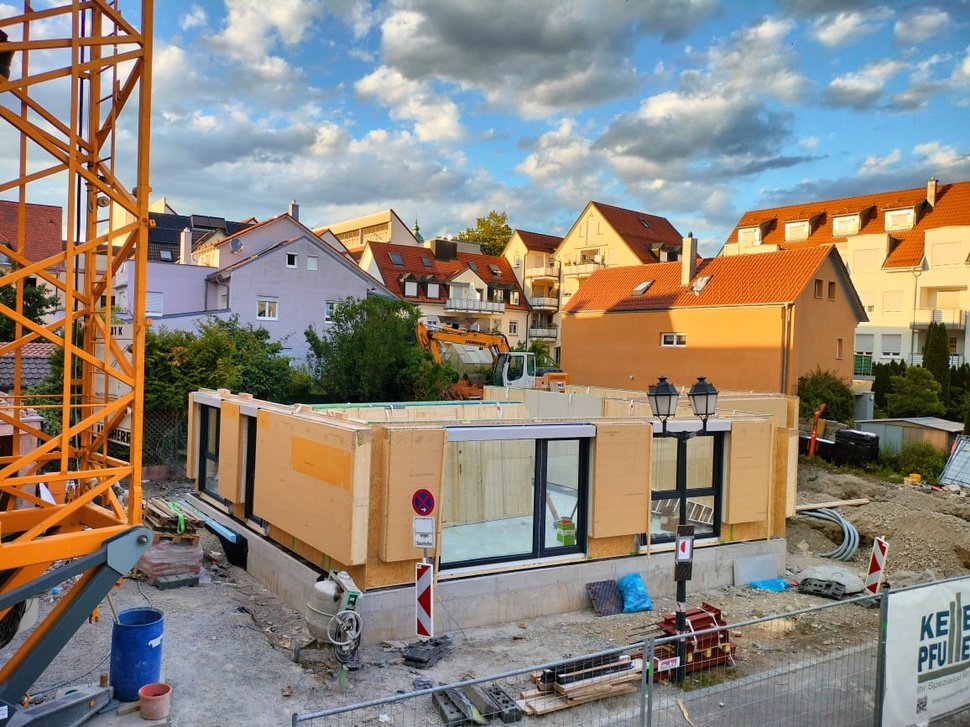
#> input picture Stage_3/images/Image1.jpeg, 970 x 727 px, shrunk from 1156 x 867 before the run, found by its file name
$ python task9_Epipolar_Geomoetry.py
#> lines starting #> are read from the running program, lines starting #| are printed output that depends on the picture; after the words box and inside, x2 and y2 are one past the last pixel; in counts of white or black regions, pixels touching at a corner belong together
import cv2
import numpy as np
import os

# =====================================================
# TASK 9 - EPIPOLAR GEOMETRY VISUALIZATION
# =====================================================

BASE_DIR = os.path.dirname(os.path.abspath(__file__))

IMAGE_DIR = os.path.join(BASE_DIR, "images")
RESULT_DIR = os.path.join(BASE_DIR, "results")

os.makedirs(RESULT_DIR, exist_ok=True)

# -----------------------------------------------------
# Load Images
# -----------------------------------------------------

img1 = cv2.imread(r"D:\rwu\rwu jobs\TwinCube\Stage_3\images\Image1.jpeg")
#> img1 is the input picture: shape (727, 970, 3); mean B, G, R 123, 133.9, 142.1
img2 = cv2.imread(r"D:\rwu\rwu jobs\TwinCube\Stage_3\images\Image2.jpeg")
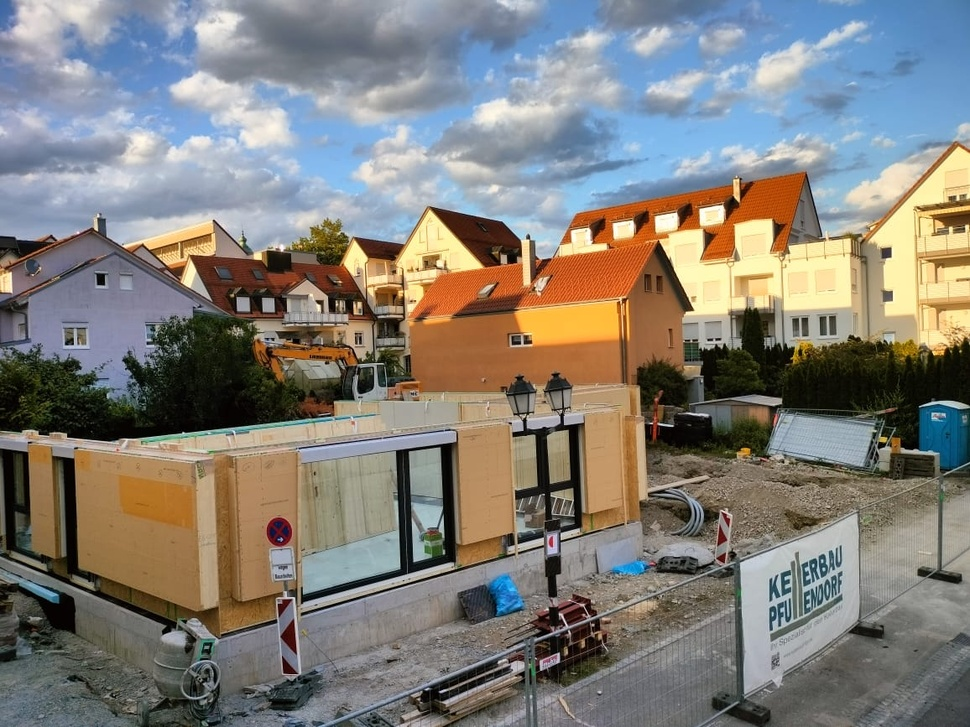
#> input picture Stage_3/images/image2.jpeg, 970 x 727 px, shrunk from 1156 x 867 before the run, found by its file name
#> img2 is the input picture: shape (727, 970, 3); mean B, G, R 121.5, 127.2, 130

gray1 = cv2.cvtColor(img1, cv2.COLOR_BGR2GRAY)
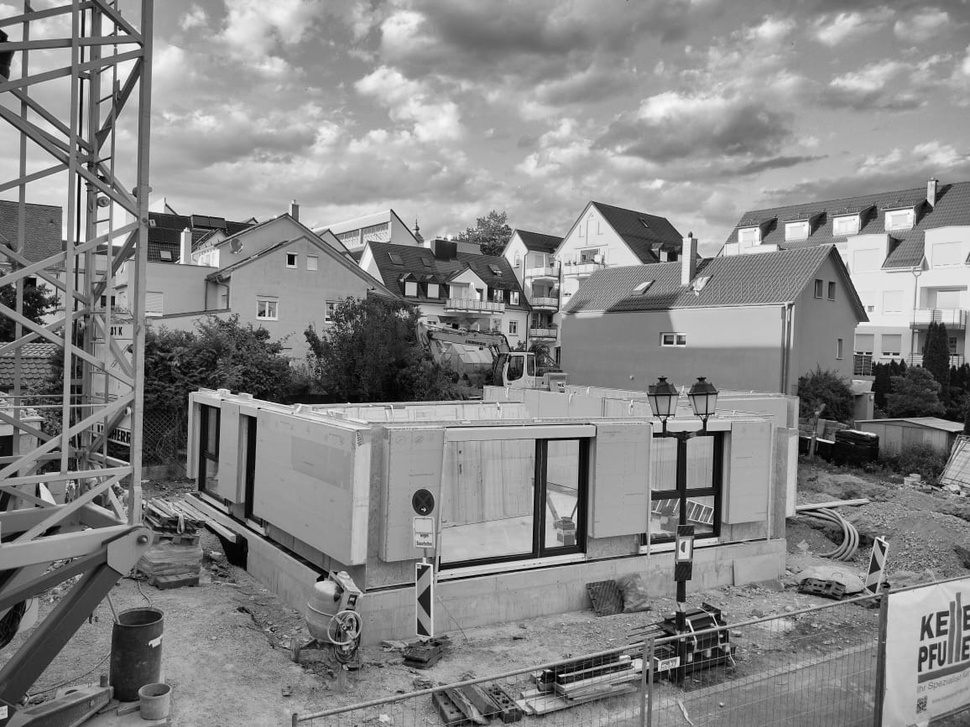
#> gray1: shape (727, 970); min 0, max 254, mean 135.1
gray2 = cv2.cvtColor(img2, cv2.COLOR_BGR2GRAY)
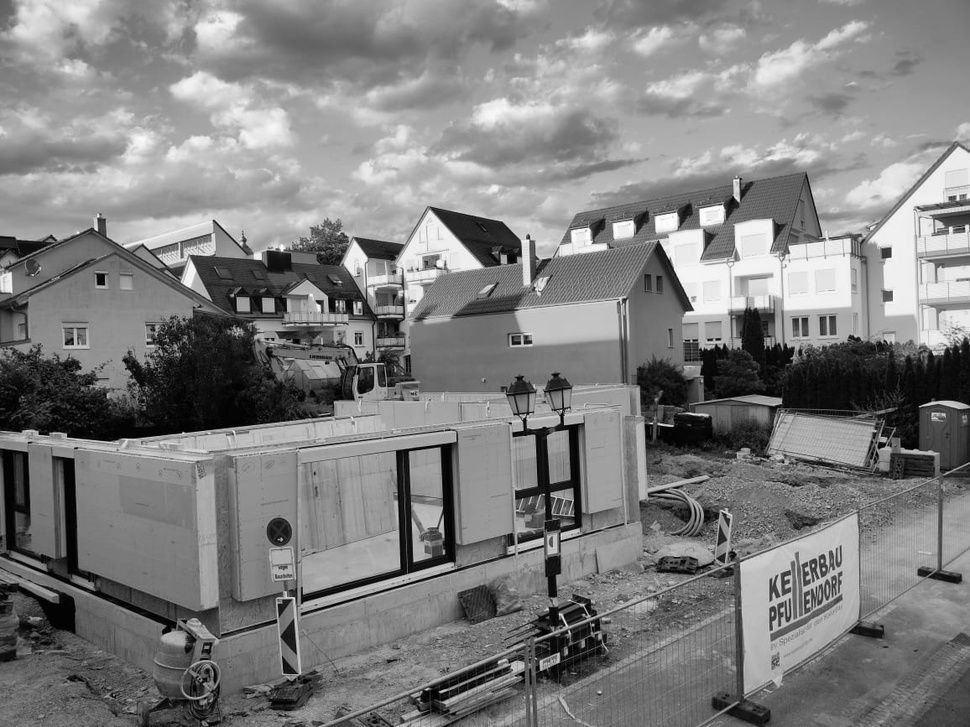
#> gray2: shape (727, 970); min 0, max 254, mean 127.4

# -----------------------------------------------------
# ORB Features
# -----------------------------------------------------

orb = cv2.ORB_create(1000)

kp1, des1 = orb.detectAndCompute(gray1, None)
#> kp1 = 1000 keypoints; strongest (x, y, size): (289, 263, 37.2), (291, 262, 44.6), (678, 658, 31), (690, 631, 31)
kp2, des2 = orb.detectAndCompute(gray2, None)
#> kp2 = 1000 keypoints; strongest (x, y, size): (562, 538, 31), (527, 237, 31), (293, 597, 31), (691, 308, 44.6)

# -----------------------------------------------------
# BF Matcher
# -----------------------------------------------------

bf = cv2.BFMatcher(cv2.NORM_HAMMING, crossCheck=True)

matches = bf.match(des1, des2)
#> matches = 469 matches
matches = sorted(matches, key=lambda x: x.distance)

# -----------------------------------------------------
# Matched Points
# -----------------------------------------------------

pts1 = np.float32([kp1[m.queryIdx].pt for m in matches])
#> pts1 = 469 pairs, first value 38 to 936, second value 31 to 675.6
pts2 = np.float32([kp2[m.trainIdx].pt for m in matches])
#> pts2 = 469 pairs, first value 37.2 to 890.4, second value 179 to 691

# -----------------------------------------------------
# Fundamental Matrix
# -----------------------------------------------------

F, mask = cv2.findFundamentalMat(
    pts1,
    pts2,
    cv2.FM_RANSAC
)
#> F = [[7.33e-07, -1.68e-05, 0.00394], [1.57e-05, 1.73e-06, -0.0136], [-0.00465, 0.0107, 1]]; mask = 469 values, max 1 at index 0, min 0 at index 76, mean 0.797

pts1 = pts1[mask.ravel() == 1]
#> pts1 = 374 pairs, first value 228 to 936, second value 181 to 675.6
pts2 = pts2[mask.ravel() == 1]
#> pts2 = 374 pairs, first value 37.2 to 848, second value 179 to 684

# -----------------------------------------------------
# Compute Epilines
# -----------------------------------------------------

lines1 = cv2.computeCorrespondEpilines(
    pts2.reshape(-1,1,2),
    2,
    F
)
#> lines1 = 374 rows, first 8: [0.247, 0.969, -468.2], [-0.25, 0.968, -53.08], [-0.123, 0.992, -165.6], [0.818, 0.575, -838.9], [0.82, 0.573, -839.4], [-0.136, 0.991, -153.8], [0.516, 0.857, -662.2], [0.0711, 0.997, -328.9]

lines1 = lines1.reshape(-1,3)

lines2 = cv2.computeCorrespondEpilines(
    pts1.reshape(-1,1,2),
    1,
    F
)
#> lines2 = 374 rows, first 8: [-0.311, -0.95, 457.9], [0.213, -0.977, 118.8], [0.0803, -0.997, 211.5], [-0.883, -0.47, 708.5], [-0.885, -0.465, 708.9], [0.0969, -0.995, 200.2], [-0.593, -0.805, 605.8], [-0.123, -0.992, 344.9]

lines2 = lines2.reshape(-1,3)

# -----------------------------------------------------
# Draw Function
# -----------------------------------------------------

def draw_lines(img, lines, pts):

    img = img.copy()

    h, w = img.shape[:2]
#> h = 727; w = 970

    np.random.seed(42)

    for r, pt in zip(lines[:30], pts[:30]):

        color = tuple(np.random.randint(0,255,3).tolist())

        x0 = 0
        y0 = int(-r[2]/r[1])

        x1 = w
        y1 = int(-(r[2] + r[0]*w)/r[1])

        cv2.line(img, (x0,y0), (x1,y1), color, 1)

        cv2.circle(
            img,
            tuple(np.int32(pt)),
            5,
            color,
            -1
        )
#> this loop made 30 passes
#> (r, pt, color, y0, y1) on passes 1 to 10: ([0.247, 0.969, -468.2], [255, 417], (102, 179, 92), 483, 235), ([-0.25, 0.968, -53.08], [592.2, 209], (14, 106, 71), 54, 305), ([-0.123, 0.992, -165.6], [523.1, 232.9], (188, 20, 102), 166, 286), ([0.818, 0.575, -838.9], [644.4, 543.6], (121, 210, 214), 1459, 78), ([0.82, 0.573, -839.4], [646, 544], (74, 202, 87), 1465, 77), ([-0.136, 0.991, -153.8], [391, 210], (116, 99, 103), 155, 288), ([0.516, 0.857, -662.2], [548.4, 441.6], (151, 130, 149), 772, 189), ([0.0711, 0.997, -328.9], [516, 293], (52, 1, 87), 329, 260), ([0.0752, 0.997, -332.3], [259.2, 313.9], (235, 157, 37), 333, 260), ([0.677, 0.736, -764.1], [528.8, 551.2], (129, 191, 187), 1037, 146)
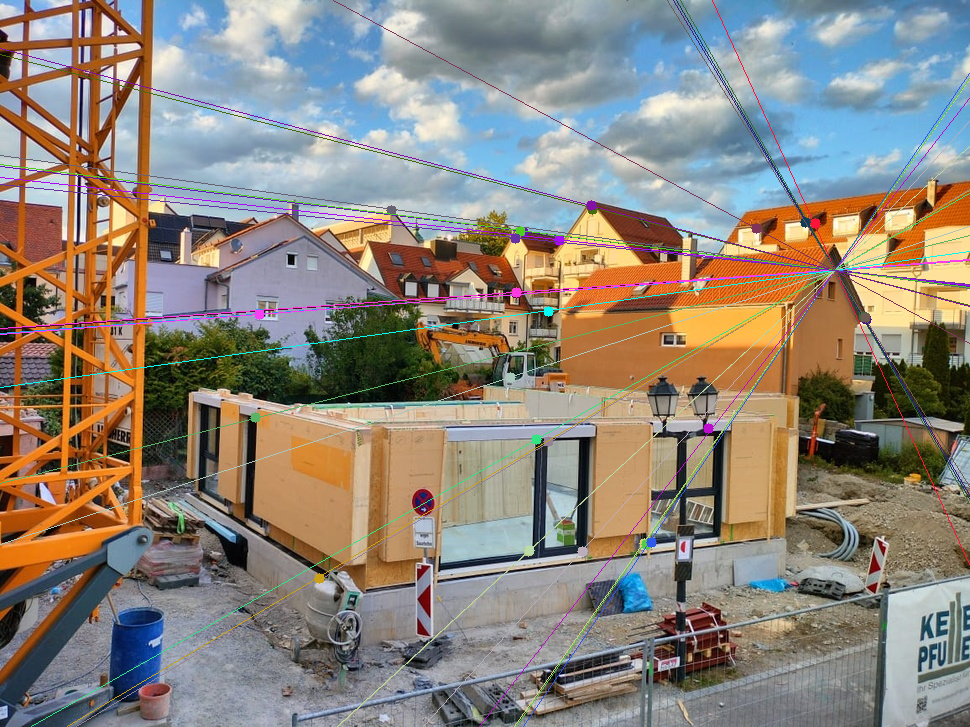
#> img: shape (727, 970, 3); 3.16% of pixels changed, all inside (x1, y1, x2, y2) = (0, 0, 970, 727)

    return img

# -----------------------------------------------------
# Draw Images
# -----------------------------------------------------

epi1 = draw_lines(img1, lines1, pts1)
epi2 = draw_lines(img2, lines2, pts2)
#> the loop in draw_lines (call 2), `for r, pt in zip(lines[:30], pts[:30]): ` made 30 passes
#> (r, pt, color, y0, y1) on passes 1 to 10: ([-0.311, -0.95, 457.9], [72, 459.6], (102, 179, 92), 481, 164), ([0.213, -0.977, 118.8], [429.2, 213.6], (14, 106, 71), 121, 332), ([0.0803, -0.997, 211.5], [361.9, 240.1], (188, 20, 102), 212, 290), ([-0.883, -0.47, 708.5], [512.4, 543.6], (121, 210, 214), 1508, -314), ([-0.885, -0.465, 708.9], [513, 544], (74, 202, 87), 1522, -321), ([0.0969, -0.995, 200.2], [214, 221], (116, 99, 103), 201, 295), ([-0.593, -0.805, 605.8], [409.2, 452.4], (151, 130, 149), 752, 38), ([-0.123, -0.992, 344.9], [359, 303], (52, 1, 87), 347, 227), ([-0.128, -0.992, 348], [65.66, 342.1], (235, 157, 37), 350, 225), ([-0.753, -0.657, 672.8], [397.4, 568.5], (129, 191, 187), 1023, -88)
#> after the loop in draw_lines (call 2), `for r, pt in zip(lines[:30], pts[:30]):`:
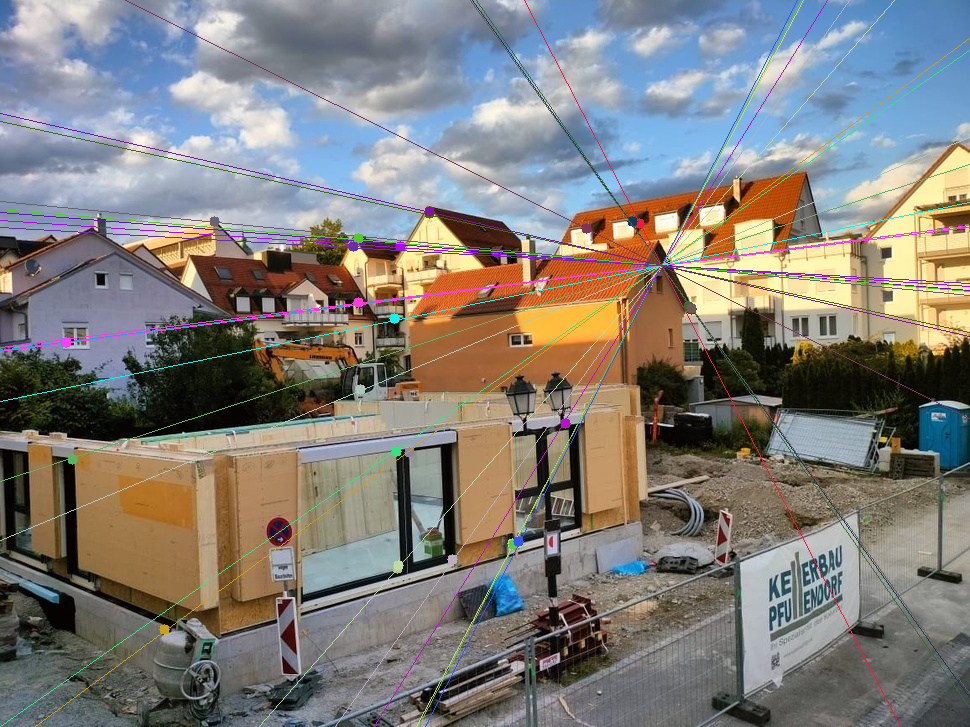
#> img: shape (727, 970, 3); 3.14% of pixels changed, all inside (x1, y1, x2, y2) = (0, 0, 970, 727)

# -----------------------------------------------------
# Save
# -----------------------------------------------------

cv2.imwrite(
    os.path.join(RESULT_DIR, "epipolar_image1.jpg"),
    epi1
)

cv2.imwrite(
    os.path.join(RESULT_DIR, "epipolar_image2.jpg"),
    epi2
)

# -----------------------------------------------------
# Display
# -----------------------------------------------------

cv2.imshow("Epipolar Image 1", epi1)
cv2.imshow("Epipolar Image 2", epi2)

cv2.waitKey(0)
cv2.destroyAllWindows()

print("="*60)
print("EPIPOLAR GEOMETRY")
print("="*60)

print("Fundamental Matrix")
print(F)
#| [[ 7.33334375e-07 -1.68321999e-05  3.93656945e-03]
#|  [ 1.56915975e-05  1.72836503e-06 -1.35731217e-02]
#|  [-4.65070486e-03  1.06726333e-02  1.00000000e+00]]

print("\nImages Saved")

print("results/epipolar_image1.jpg")
print("results/epipolar_image2.jpg")
